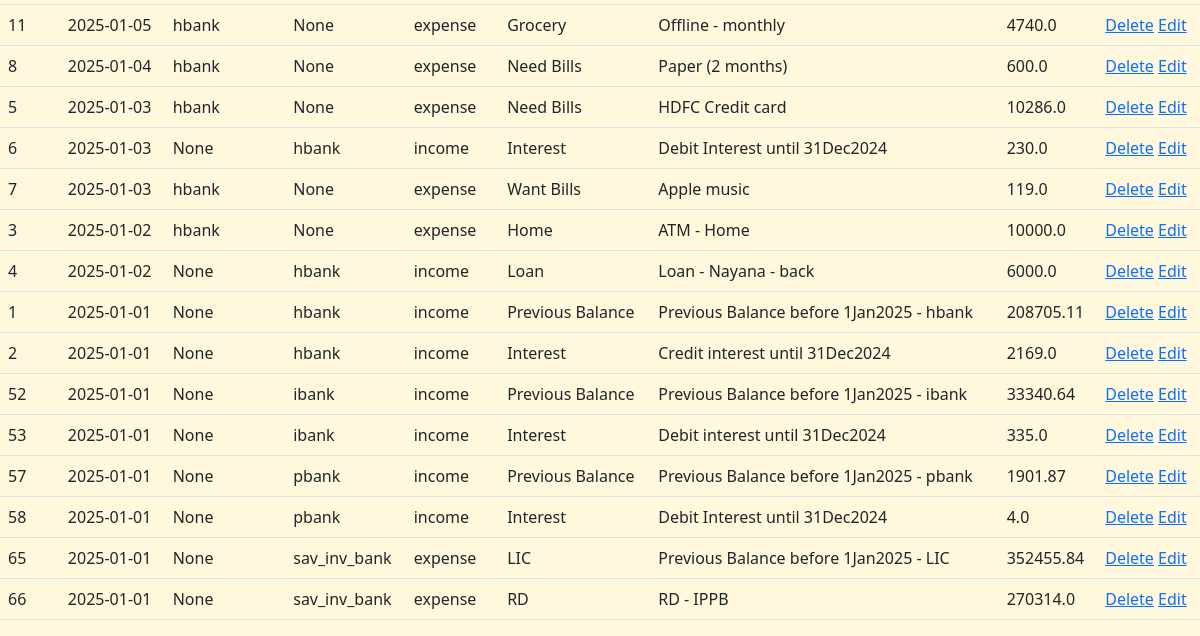
Before: /view (lower part) with the older database file.
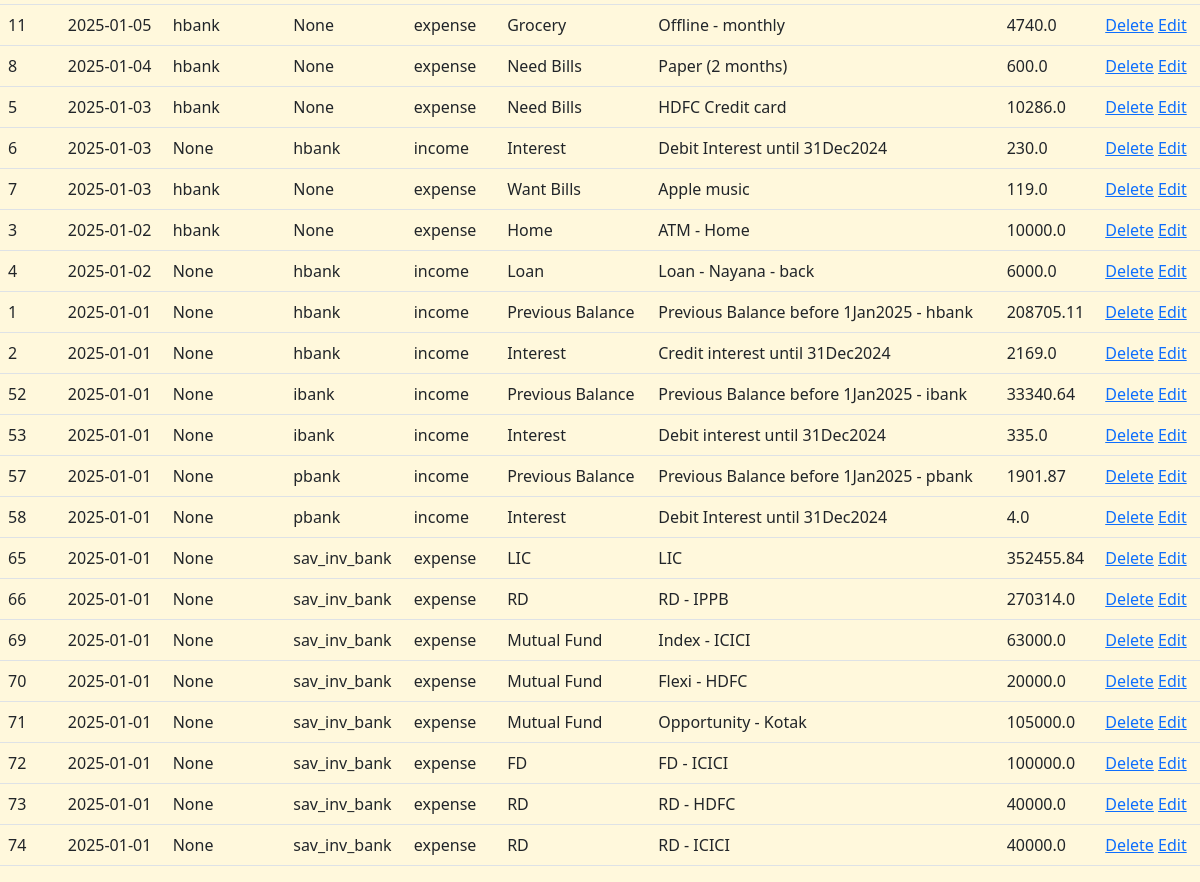
After: the same page with the newer database file.
### app.py (models this page shows)
class IncomeExpenseManager(db.Model):
    id = db.Column(db.Integer, primary_key=True)
    date = db.Column(db.Date, nullable=False)
    from_bank = db.Column(db.String(10), nullable=True)
    to_bank = db.Column(db.String(10), nullable=True)
    category = db.Column(db.String(20), nullable=False)
    sub_category = db.Column(db.String(50), nullable=False)
    description = db.Column(db.String(100), nullable=False)
    amount = db.Column(db.Float, nullable=False)

### app.py (the view)
@app.route('/view')
def view_expenses():
    expenses = IncomeExpenseManager.query.order_by(IncomeExpenseManager.date.desc()).all()
    return render_template('view_expenses.html', expenses=expenses)

### templates/view_expenses.html (shortened to what this page needs)
{% extends 'base.html' %}
{% block content %}
<table class="table">
    <tbody>
        {% for expense in expenses %}
        <tr>
            <td>{{expense.id}}</td>
            <td>{{expense.date}}</td>
            <td>{{expense.from_bank}}</td>
            <td>{{expense.to_bank}}</td>
            <td>{{expense.category}}</td>
            <td>{{expense.sub_category}}</td>
            <td>{{expense.description}}</td>
            <td>{{expense.amount}}</td>
            <td> <a href="{{url_for ('delete_expense', id=expense.id) }}" onclick="return confirm('Are you sure you want to delete this item?');">Delete</a>
            <a href="{{url_for ('edit_expense', id=expense.id) }}"> Edit</a> </td>
        </tr>
        {% endfor %}
    </tbody>
</table>
{% endblock %}

### templates/base.html (shortened to what this page needs)
<!DOCTYPE html>
<html lang="en">
<head>
    <link href="https://cdn.jsdelivr.net/npm/bootstrap@5.0.2/dist/css/bootstrap.min.css" rel="stylesheet">
  </head>
<body>
    <main>
        {% block content %}{% endblock %}
    </main>
</body>
</html>

### templates/base.html (style rules this page uses)
body { background-color: cornsilk; }

Changed rows visible on the page:
changed IncomeExpenseManager "LIC": description "Previous Balance before 1Jan2025 - LIC" → "LIC"
added IncomeExpenseManager: id "69", date "2025-01-01", from_bank "None", to_bank "sav_inv_bank", category "expense", sub_category "Mutual Fund", description "Index - ICICI", amount "63000.0"
added IncomeExpenseManager: id "70", date "2025-01-01", from_bank "None", to_bank "sav_inv_bank", category "expense", sub_category "Mutual Fund", description "Flexi - HDFC", amount "20000.0"
added IncomeExpenseManager: id "71", date "2025-01-01", from_bank "None", to_bank "sav_inv_bank", category "expense", sub_category "Mutual Fund", description "Opportunity - Kotak", amount "105000.0"
added IncomeExpenseManager: id "72", date "2025-01-01", from_bank "None", to_bank "sav_inv_bank", category "expense", sub_category "FD", description "FD - ICICI", amount "100000.0"
added IncomeExpenseManager: id "73", date "2025-01-01", from_bank "None", to_bank "sav_inv_bank", category "expense", sub_category "RD", description "RD - HDFC", amount "40000.0"
added IncomeExpenseManager: id "74", date "2025-01-01", from_bank "None", to_bank "sav_inv_bank", category "expense", sub_category "RD", description "RD - ICICI", amount "40000.0"
